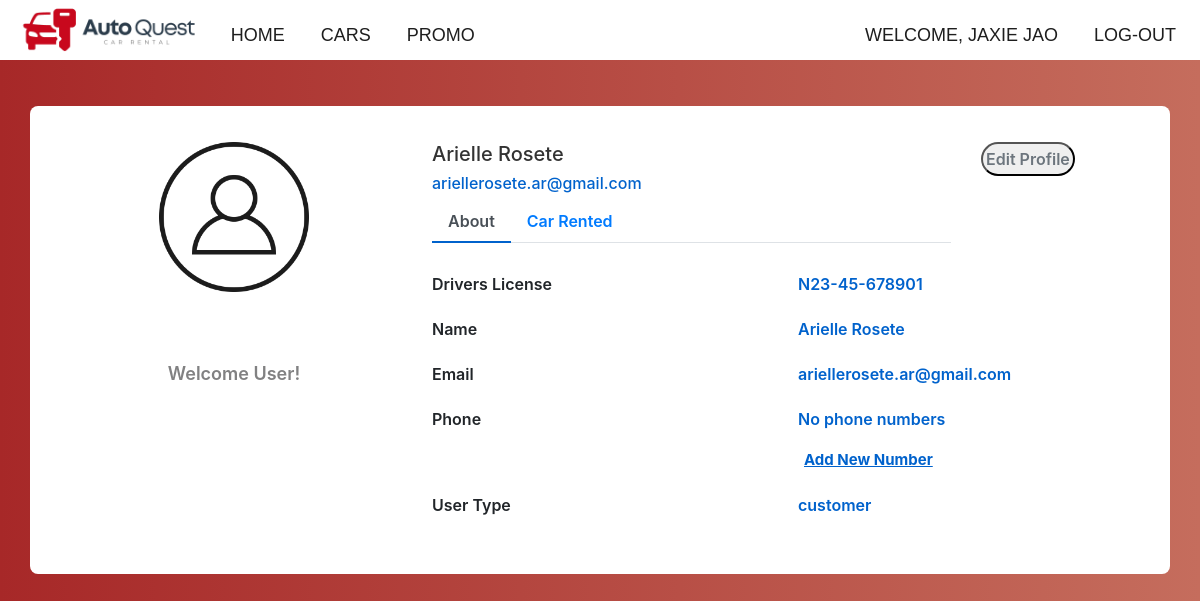
Page /User/N23-45-678901 (signed in) on the committed database.
### static/entities.py (models this page shows, shortened)
class User(db.Model,UserMixin):
    __tablename__ = 'user'
    driverLicense = db.Column(db.String(50), primary_key=True)
    name = db.Column(db.String(50), nullable=False)
    email = db.Column(db.String(50), nullable=False)
    verification_code = db.Column(db.String(50), nullable=True)
    addressID = db.Column(db.Integer, db.ForeignKey('address.addressID'), nullable = False)
    passwordHash = db.Column(db.String(length=60),nullable=False)
    type = db.Column(Enum('customer','employee'), default='customer', nullable=False)
    isDeleted = db.Column(db.Boolean, nullable=False, default=False)
    userPhoneNumbers = db.relationship('PhoneNumber', backref='user_owner')
    rents = db.relationship('Rent', backref='renters')
    @property
    def password(self):
        return self.password
    __mapper_args__ = {
        'polymorphic_identity': 'user',
        'polymorphic_on': type
    }

class Customer(User):
    __tablename__ = 'customer'
    driverLicense = db.Column(db.String(50), db.ForeignKey('user.driverLicense'), primary_key=True)
    description = db.Column(db.String(50), nullable=False)
    __mapper_args__ = {
        'polymorphic_identity': 'customer',
    }

### static/routes.py (the view, shortened to what this page needs)
@app.route('/User/<string:user_id>', methods=['GET', 'POST'])
@login_required
def userPage(user_id):
    EmployeeLocation = None
    locations = Address.query.all()
    location_choices = [(location.addressID, f'{location.fullAddressName}') for location in locations]
    user = User.query.get(user_id)
    AddressAlias = aliased(Address)
    rentsWithAll = db.session.query(Rent, Car,  Address.addressID.label('pickupAddressID'), AddressAlias.addressID.label('dropoffAddressID'),Address, AddressAlias, Promotional, CarClass) \
                                            .outerjoin(Promotional, Rent.promotionalID == Promotional.promotionalID) \
                                            .join(Car, Rent.carID == Car.carID) \
                                            .join(CarClass, Car.classID == CarClass.carClassID) \
                                            .outerjoin(Address, Rent.locationRentedID == Address.addressID) \
                                            .outerjoin(AddressAlias, Rent.locationDropOffID == AddressAlias.addressID) \
                                            .join(User, Rent.driverLicense == User.driverLicense) \
                                            .filter(User.driverLicense == user_id) \
                                            .all()
    rents = []
    if user.type == 'employee':
        user = Employee.query.get(user_id)
        EmployeeLocation = Address.query.get(user.locationAssignedID)
    phoneNumbers = PhoneNumber.query.filter_by(owner=user_id, isDeleted=False).all()
    return render_template('User.html', user=user, rents=rents, phoneNumbers=phoneNumbers, location_choices=location_choices, EmployeeLocation=EmployeeLocation)

### static/__init__.py (called while the page is built)
@login_manager.user_loader
def load_user(user_id):
    return entities.User.query.get(user_id)

### static/entities.py (called while the page is built)
    @property
    def fullAddressName(self):
        return f"{self.streetName}, {self.streetNumber}, {self.city}, {self.province}, {self.postalCode}"

### static/templates/User.html (shortened to what this page needs)
{% extends 'base.html'%}
{% block content%}
<html>
<!doctype html>
<html lang="en">
   <head>
    <link href="//maxcdn.bootstrapcdn.com/bootstrap/4.1.1/css/bootstrap.min.css" rel="stylesheet" id="bootstrap-css">
    <link rel="stylesheet" href="https://cdnjs.cloudflare.com/ajax/libs/font-awesome/5.15.3/css/all.min.css" />
   </head>
<div class="container emp-profile">
    <form method="post">
        <div class="row" style="height: 130px;" >
            <div class="col-md-4">
                <div class="profile-img">
                    <img src="{{ url_for('static', filename='images/UserIcon.png')}}" alt=""/>
                </div>
            </div>
            <div class="col-md-6">
                <div class="profile-head">
                            <h5>
                                {{user.name}}
                            </h5>
                            <h6>
                                {{user.email}}
                            </h6>
                    <ul class="nav nav-tabs" id="myTab" role="tablist">
                        <li class="nav-item">
                            <a class="nav-link active" id="home-tab" data-toggle="tab" href="#home" role="tab" aria-controls="home" aria-selected="true">About</a>
                        </li>
                        <li class="nav-item">
                            <a class="nav-link" id="profile-tab" data-toggle="tab" href="#profile" role="tab" aria-controls="profile" aria-selected="false">Car Rented</a>
                        </li>
                    </ul>
                </div>
            </div>
            <div class="col-md-2">
                <button type="button" class="profile-edit-btn" name="btnAddMore" data-toggle="modal" data-target="#editProfileModal" value="Edit Profile">Edit Profile</button>
            </div>
        </div>
        <div class="row">
            <div class="col-md-4">
                <div class="profile-work" style="text-align: center; align-items: center; margin-top: 5%;">
                    <p style="font-size: large;"  >Welcome User!</p>
                </div>
            </div>
            <div class="col-md-8">
                <div class="tab-content profile-tab" id="myTabContent">
                    <div class="tab-pane fade show active" id="home" role="tabpanel" aria-labelledby="home-tab">
                                <div class="row">
                                    <div class="col-md-6">
                                        <label>Drivers License</label>
                                    </div>
                                    <div class="col-md-6">
                                        <p>{{user.driverLicense}}</p>
                                    </div>
                                </div>
                                <div class="row">
                                    <div class="col-md-6">
                                        <label>Name</label>
                                    </div>
                                    <div class="col-md-6">
                                        <p>{{user.name}}</p>
                                    </div>
                                </div>
                                <div class="row">
                                    <div class="col-md-6">
                                        <label>Email</label>
                                    </div>
                                    <div class="col-md-6">
                                        <p>{{user.email}}</p>
                                    </div>
                                </div>
                                <div class="row" style="margin-bottom: 0px; padding-bottom: 0%; bottom: 0;">
                                    <div class="col-md-6">
                                        <label>Phone</label>
                                    </div>
                                    {% if phoneNumbers %}
                                    <div class="col-md-6">
                                        {% for phone in phoneNumbers %}
                                                <div class="row">
                                                <p style="padding-left: 12px;"> {{ phone.phoneNumbers }}
                                                <form  style="padding-left: 12px;" id="RemoveNoForm{{ phone.phoneNumberID }}" method="POST" action="{{ url_for('deletePhone', phone_id=phone.phoneNumberID) }}" class="form-register">
                                                    <button type="submit" class="btn btn-outline-danger rounded-circle" style="font-size: smaller; color: #6c757d; margin-left:12px; padding:0px:" value="Remove" >
                                                        <i class="fa fa-trash" aria-hidden="true" style = "color: red;"></i>
                                                    </button>
                                                </form>
                                                </p>
                                                </div>
                                        {% endfor %}
                                    </div>
                                    {% else %}
                                        <div class="col-md-6">
                                            <p>No phone numbers</p>
                                        </div>
                                    {% endif %}
                                    </div>
                                <div class="row" style="top: 0; padding: 0; margin-bottom: 20px; margin-top: 0; ">
                                <div class="col-md-6"></div>
                                <div class="col-md-3">
                                <button type="button"  name="btnAddMore" data-toggle="modal" data-target="#AddphoneNumber" style="font-size: 15px; font-weight: bold; background-color: transparent; color: #0062cc; border: none; text-decoration:underline; " value="add">Add New Number</button>
                                </div>
                                </div>
                                <div class="row">
                                    <div class="col-md-6">
                                        <label>User Type</label>
                                    </div>
                                    <div class="col-md-6">
                                        <p>{{user.type}}</p>
                                    </div>
                                </div>
                    </div>
                </div>
            </div>
        </div>
    </form>
</div>
</html>
{% endblock %}

### static/templates/base.html (shortened to what this page needs)
<!doctype html>
<html lang="en">
   <head>
      <link rel="stylesheet" href="https://cdn.jsdelivr.net/npm/bootstrap@4.5.3/dist/css/bootstrap.min.css"
>
   </head>
   <body style="padding-top: 70px;">
    <nav class="navbar navbar-expand-md navbar-dark ">
      <p style="margin-top: 18px;">
        <img src="{{ url_for('static', filename='images/logo-horizontal.png')}}" width="auto" height="70" class="d-inline-block align-top" alt="">
      </p>
      <div class="collapse navbar-collapse" id="navbarNav">
        <ul class="navbar-nav mr-auto">
            <li class="nav-item active">
                <a class="nav-link" data-toggle="tooltip" data-placement="top" title="Main page" href="{{ url_for('index') }}">Home<span class="sr-only">(current)</span></a>
            </li>
            <li class="has-children">
              <a href="{{ url_for('Shop') }}" class="nav-link">Cars</a>
            </li>
            <li class="nav-item active">
              <a class="nav-link" data-toggle="tooltip" data-placement="top" title="Main page" href="{{ url_for('promo') }}">Promo<span class="sr-only">(current)</span></a>
            </li>
        </ul>
        {% if current_user.is_authenticated %}
        <ul class="navbar-nav">
          <li class="nav-item">
            <a class="nav-link"  href="{{ url_for('userPage', user_id=current_user.driverLicense) }}"  data-toggle="tooltip" data-placement="top">Welcome, {{ current_user.name }}</a>
          </li>
        </ul>
        <ul class="navbar-nav">
          <li class="nav-item">
              <a class="nav-link" href="{{ url_for('logout_page') }}" data-toggle="tooltip" data-placement="top" title="Logout">Log-out</a>
          </li>
        </ul>
        {% endif %}
      </div>
    </nav>
  {% block content %}{% endblock %}
  </body>
</html>

### static/templates/User.html (style rules this page uses)
body { background: -webkit-linear-gradient(left, #a72828, #c56d5d); }
.emp-profile { padding: 3%; margin-top: 3%; margin-bottom: 3%; border-radius: 0.5rem; min-width: 1100px; background: #fff; }
.profile-img { text-align: center; margin-bottom: 0; }
.profile-img img { width: auto; height: 150px; padding-bottom: 0; }
.profile-head h5 { color: #333; }
.profile-head h6 { color: #0062cc; }
.profile-edit-btn { border: 1; text-align: center; border-radius: 1.5rem; width: 100%; min-width: 80px; max-width: max-content; padding: 2%; font-weight: 600; color: #6c757d; cursor: pointer; }
.profile-head .nav-tabs { margin-bottom:5%; }
.profile-head .nav-tabs .nav-link { font-weight:600; border: none; }
.profile-head .nav-tabs .nav-link.active { border: none; border-bottom:2px solid #0062cc; }
.profile-work { padding: 14%; margin-top: -15%; }
.profile-work p { font-size: 12px; color: #818182; font-weight: 600; margin-top: 10%; }
.nav-tabs { margin-bottom: 0; }
.tab-content { padding: 0; }
.tab-pane { padding: 0; }
.profile-tab .row { margin-bottom: 5px; }
.profile-tab label { font-weight: 600; }
.profile-tab p { font-weight: 600; color: #0062cc; }

### static/templates/base.html (style rules this page uses)
nav { display: flex; justify-content: center; align-items: center; height: 60px; background-color: #ffffff; position: fixed !important; width: 100%; top: 0; z-index: 1000 !important; }
nav ul { margin: 0; padding: 0; list-style: none; }
nav li { display: inline-block; margin-left: 20px; padding-top: 15px; position: relative; }
nav a { color: #1e1e1e !important; text-decoration: none; text-transform: uppercase; font-size: 18px; position: relative; font-family: 'Gill Sans', 'Gill Sans MT', Calibri, 'Trebuchet MS', sans-serif; bottom: 2px; }
nav a::before { content: ""; display: block; height: 5px; background-color: #C8081D; position: absolute; top: calc(100% - 5px); width: 0%; transition: all ease-in-out 250ms; }

### rows in the picture
User: name "JAXIE JAO"
User: name "Arielle Rosete", email "ariellerosete.ar@gmail.com", type "customer"
Customer: driverLicense "N23-45-678901"
